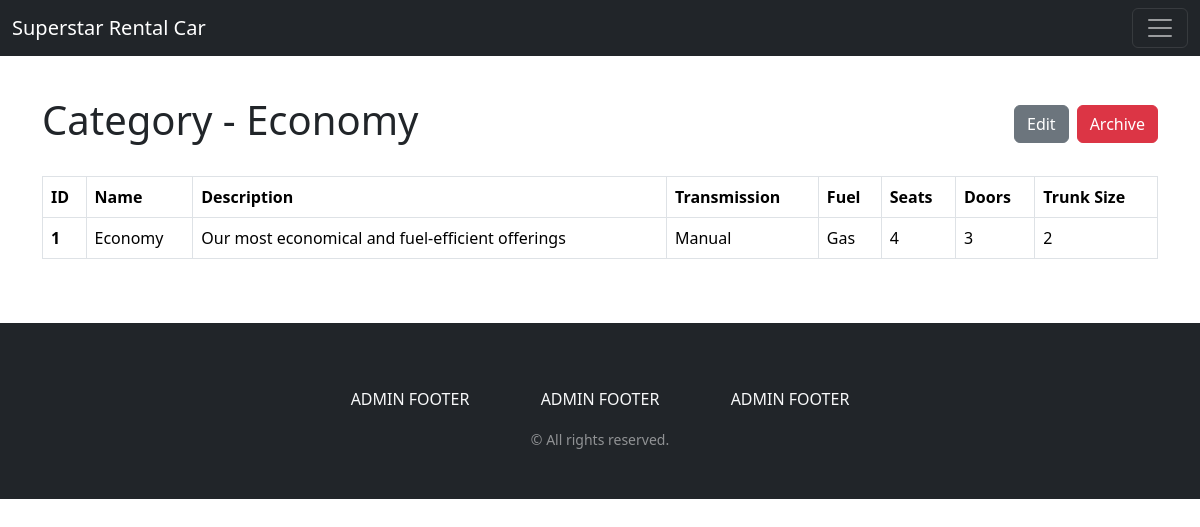
The app's page /project/src/html/admin/categoryView.php?categoryId=1 (signed in) with its own data.
### tables this page shows
CREATE TABLE IF NOT EXISTS category (
    id INT UNSIGNED NOT NULL AUTO_INCREMENT PRIMARY KEY,
    name VARCHAR(45) NOT NULL,
    description VARCHAR(90) NOT NULL,
    dailyRate DECIMAL(5,2) NOT NULL,
    isArchived BOOLEAN NOT NULL DEFAULT FALSE
);

CREATE TABLE IF NOT EXISTS category_property (
    category_id INT UNSIGNED NOT NULL,
    property_id INT UNSIGNED NOT NULL,
    propertyValue VARCHAR(45) NOT NULL,
    PRIMARY KEY (category_id, property_id),
    CONSTRAINT fk_category_property_category
        FOREIGN KEY (category_id)
        REFERENCES category(id),
    CONSTRAINT fk_category_property_property
        FOREIGN KEY (property_id)
        REFERENCES property(id)
);

CREATE TABLE IF NOT EXISTS property (
    id INT UNSIGNED NOT NULL AUTO_INCREMENT PRIMARY KEY,
    name VARCHAR(45) NOT NULL
);

### project/lib/RentACar/DBModel.php (called while the page is built, shortened)
<?php
trait DBModel
{
    public static function find(int $id, string $tableName = ''): self
    {
        $connection = MyConnect::getInstance()->getConnection();
        if ($tableName === '') {
            $class_parts = explode('\\', static::class);
            $tableName = end($class_parts);
            $tableName = self::camelToSnake($tableName);
        }
        $sql = "SELECT * FROM " . $tableName . " WHERE id = ?";
        $stmt = $connection->prepare($sql);
        $stmt->execute([$id]);
        $result = $stmt->fetchObject(static::class);
        return $result;
    }
    public static function rawSQL(string $sql): \PDOStatement
    {
        $connection = MyConnect::getInstance();
        return $connection->query($sql);
    }
    public static function camelToSnake($camelCase): string
    {
        $result = '';
        for ($i = 0; $i < strlen($camelCase); $i++) {
            $char = $camelCase[$i];
            if (ctype_upper($char)) {
                $result .= '_' . strtolower($char);
            } else {
                $result .= $char;
            }
        }
        return ltrim($result, '_');
    }
}

### project/lib/RentACar/Category.php (called while the page is built, shortened)
<?php
class Category {
    protected ?string $name = null;
    protected ?string $description = null;
    protected ?array $properties = null;
    protected ?bool $isArchived = null;
    public function getId(): ?int
    {
        return $this->id;
    }
    public function getName(): ?string
    {
        return $this->name;
    }
    public function getDescription(): ?string
    {
        return $this->description;
    }
    public function getProperties(): ?array
    {
        return $this->properties;
    }
    public function getIsArchived(): bool
    {
        return $this->isArchived;
    }
    public function loadProperties(): self
    {
        try {
            $categoryId = $this->id;
            $stmt = self::rawSQL("
                SELECT p.id, p.name, cp.propertyValue FROM property p
                LEFT OUTER JOIN category_property cp ON cp.property_id = p.id
                WHERE cp.category_id = $categoryId;
            ");
            $results = [];
            while($row = $stmt->fetchObject(Property::class)) {
                $results[$row->getName()] = $row;
            }
            $this->properties = $results;
        } catch(e) {
        }
        return $this;
    }
}

### project/lib/RentACar/MyConnect.php (called while the page is built, shortened)
<?php
class MyConnect
{
    protected $connection;
    private static $instance = null;
    private function __construct()
    {
        $config = parse_ini_file('db.ini');
        $dbh = "mysql:host={$config['DBHOST']};dbname={$config['DBNAME']}";
        try {
            $this->connection = new \PDO($dbh, $config['DBUSER'], $config['DBPASS']);
            $this->connection->setAttribute(\PDO::ATTR_ERRMODE, \PDO::ERRMODE_EXCEPTION);
        } catch (\PDOException $e) {
            throw new \PDOException($e->getMessage(), (int)$e->getCode());
        }
    }
    public static function getInstance(): self
    {
        if (self::$instance == null) {
            self::$instance = new MyConnect();
        }
        return self::$instance;
    }
    public function query(string $sql)
    {
        return $this->connection->query($sql);
    }
}

### project/lib/RentACar/Property.php (called while the page is built, shortened)
<?php
class Property {
    protected ?string $name = null;
    protected ?string $propertyValue = null;
    public function getName(): string
    {
        return $this->name;
    }
    public function getPropertyValue()
    {
        return $this->propertyValue;
    }
}

### project/src/html/admin/categoryView.php (the view, shortened to what this page needs)
<?php
require_once $_SERVER['DOCUMENT_ROOT'] . '/src/html/components/header.php';
try {
    $category = Category::find($_GET['categoryId']);
    $category->loadProperties();
} catch (e) {
}
echo getHeader();
?>
<body>
    <?php include $_SERVER['DOCUMENT_ROOT'] . '/src/html/components/navbar.inc.php'; ?>
    <div class="container mt-5 pt-5">
        <div class="d-flex flex-wrap justify-content-between align-items-center mb-4">
            <h1>Category - <?php echo $category->getName(); ?></h1>
            <div class="d-flex flex-wrap align-items-center">
                <a href="/src/html/admin/categoryEdit.php?categoryId=<?php echo $category->getId(); ?>" class="btn btn-secondary">
                    Edit
                </a>
                <form action="/src/app/admin/categoryEdit.php" method="POST" class="ps-2 mb-0">
                    <input
                        type="submit"
                        name="categoryArchive"
                        class="btn btn-danger"
                        value="Archive"
                        <?php echo $category->getIsArchived() === true ? 'disabled' : null ?>
                    />
                </form>
            </div>
        </div>
        <div class="table-responsive">
            <table class="table table-bordered align-middle">
                <thead>
                    <tr>
                        <th>ID</th>
                        <th>Name</th>
                        <th>Description</th>
                        <?php foreach ($category->getProperties() as $categoryProperty) { ?>
                            <th>
                                <?php echo $categoryProperty->getName() ?>
                            </th>
                        <?php } ?>
                    </tr>
                </thead>
                <tbody>
                    <tr>
                        <th><?php echo $category->getId(); ?></th>
                        <td><?php echo $category->getName(); ?></td>
                        <td><?php echo $category->getDescription(); ?></td>
                        <?php foreach ($category->getProperties() as $categoryProperty) { ?>
                            <td>
                                <?php echo $categoryProperty->getPropertyValue() ?>
                            </td>
                        <?php } ?>
                    </tr>
                </tbody>
            </table>
        </div>
    </div>
</body>
</html>

### project/src/css/style.css (style rules this page uses)
body { min-height: 100vh; }

### records on screen
category: name "Economy", categoryArchive "Archive", id "1", description "Our most economical and fuel-efficient offerings"
category_property: property.name "Transmission", propertyValue "Manual"
category_property: property.name "Fuel", propertyValue "Gas"
category_property: property.name "Seats", propertyValue "4"
category_property: property.name "Doors", propertyValue "3"
category_property: property.name "Trunk Size", propertyValue "2"
